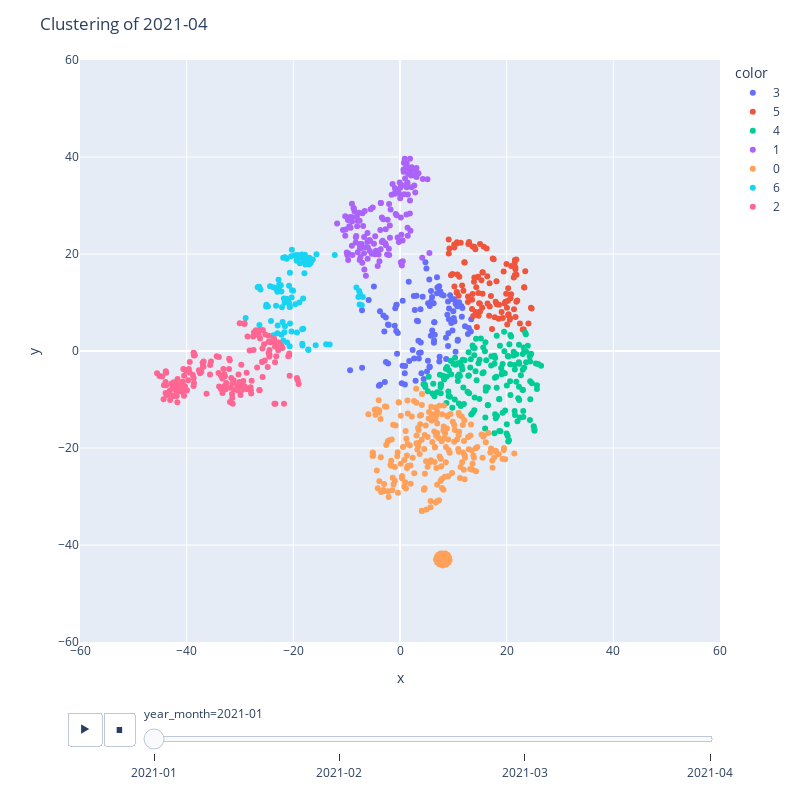

Here is the notebook cell this chart was saved with:
### Code cell
fig = monthly_features_df.plot.scatter(x="x", y="y", color=monthly_features_df["cluster"].astype(str), animation_frame="year_month", animation_group="id")
fig.update_layout(width=800, height=800, title=f"Clustering of {year_month}", yaxis=dict(range=[-60, 60]), xaxis=dict(range=[-60, 60]), transition = {'duration': 1000000})
fig.show()
